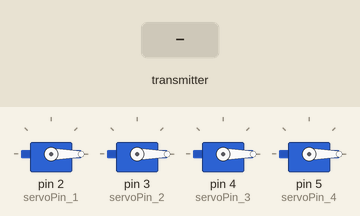
Recording of a sketch running on a simulated Arduino Uno, built with avr-gcc and run on an emulated ATmega328P. Parts: 4 × servo. The test bench sets the inputs (shaded band). No radio packets arrive unless stated; what the sketch prints to the serial monitor is not drawn.

Above: at 1.2 s.
1.3 s: the transmitter starts sending mang.0 = 64
At 2.4 s:
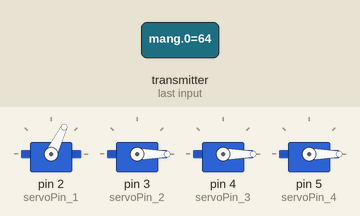
2.8 s: the transmitter starts sending mang.1 = 64
At 3.5 s:
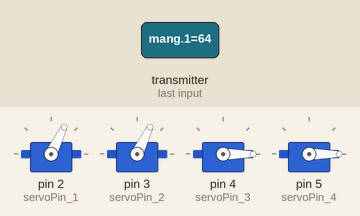
4.3 s: the transmitter starts sending mang.2 = 64
At 4.6 s:
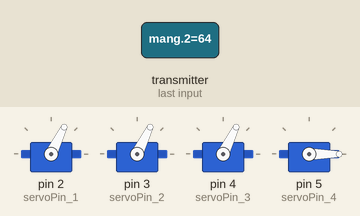
5.8 s: the transmitter starts sending mang.3 = 64
At 7.0 s:
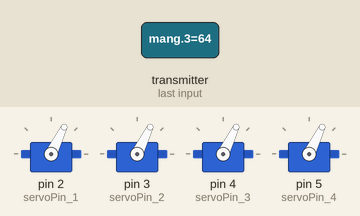
7.3 s: the transmitter starts sending mang.0 = 0
At 8.2 s:
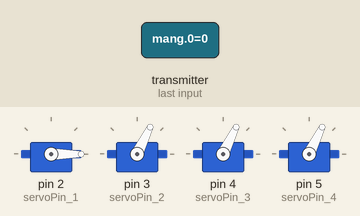
Timing chart, 0 to 9.8 s (numbered marks = the images above; inputs shaded):
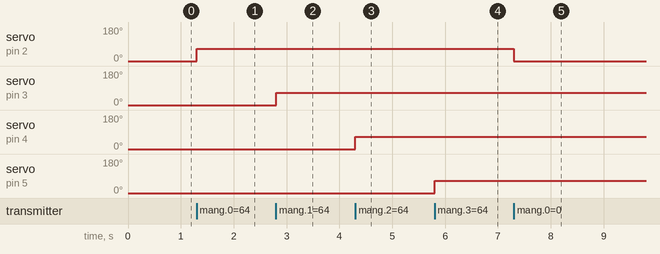

The sketch:

SG90Rev.ino
```cpp
#include <SPI.h>
#include <nRF24L01.h>
#include <RF24.h>
#include <Servo.h>      // Thư viện điều khiển servo
// Khai báo đối tượng myservo dùng để điều khiển servo
Servo myservo1;
Servo myservo2;
Servo myservo3;
Servo myservo4;
int servoPin_1 = 2;       // Khai báo chân điều khiển servo1
int servoPin_2 = 3;       // Khai báo chân điều khiển servo2
int servoPin_3 = 4;       // Khai báo chân điều khiển servo3
int servoPin_4 = 5;       // Khai báo chân điều khiển servo4


byte mang[4];
RF24 radio(8, 9);  // Chân CE và CSN của module NRF24L01
const byte diachi[6] = "12345"; // Địa chỉ ống nhận dữ liệu
void setup() {
  Serial.begin(9600);
  if (!radio.begin())
  {
    Serial.println("Module không khởi động được");
    while (1) {}
  }
  radio.openReadingPipe(0, diachi);
  radio.setPALevel(RF24_PA_MIN);  // Cấu hình mức công suất tín hiệu (tuỳ chọn RF24_PA_LOW, RF24_PA_HIGH, RF24_PA_MAX)
  radio.setChannel(80);
  radio.setDataRate(RF24_250KBPS);
  radio.startListening();//Cào đặt module là RX;
  if (!radio.available())
  {
    Serial.println("Chưa kết nối được với TX ...");
    Serial.println("Chờ kết nối ...");
  }
  myservo1.attach(servoPin_1);
  myservo2.attach(servoPin_2);
  myservo3.attach(servoPin_3);
  myservo4.attach(servoPin_4);
}

void loop() {
  if (radio.available())
  {
    radio.read(&mang, sizeof(mang));
//    Serial.print("Sevor1: "); Serial.println(mang[4]);

  }
  myservo1.write(mang[0]);
  myservo2.write(mang[1]);
  myservo3.write(mang[2]);
  myservo4.write(mang[3]);

}
```

Measured:
- after the input at 1.3 s, servo on pin 2 (servoPin_1): 0° → 64° at once
- after the input at 2.8 s, servo on pin 3 (servoPin_2): 0° → 64° at once
- after the input at 4.3 s, servo on pin 4 (servoPin_3): 0° → 64° at once
- after the input at 5.8 s, servo on pin 5 (servoPin_4): 0° → 64° at once
- after the input at 7.3 s, servo on pin 2 (servoPin_1): 64° → 0° at once
